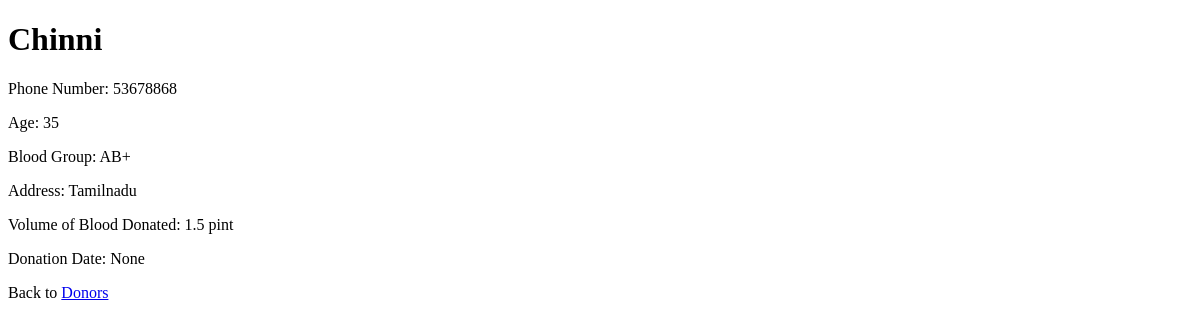
The app's page /donors/details/1, older data.
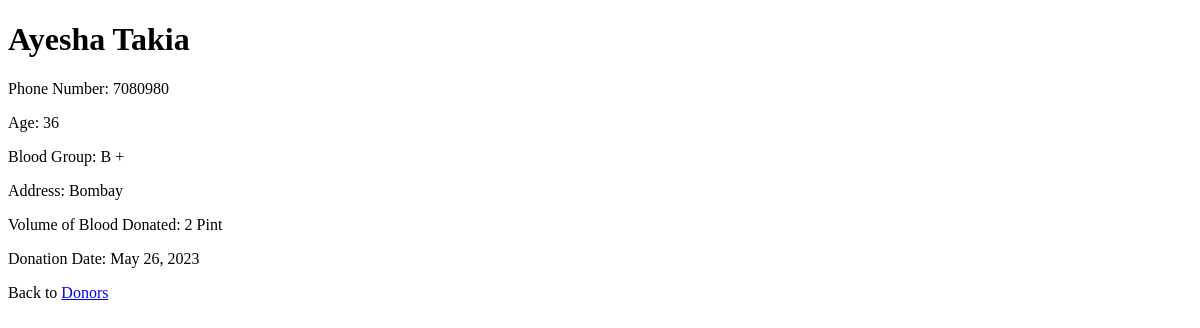
The same page, newer data.
### donors/models.py (models this page shows, shortened)
class Donors(models.Model):
  Name = models.CharField(max_length=255)
  MobileNumber = models.IntegerField()
  Age = models.CharField(max_length=255)
  BloodGroup = models.CharField(max_length=255)
  Address = models.CharField(max_length=255)
  Volumedonated = models.CharField(max_length=255)
  Dateofdonation = models.DateField()

### donors/views.py (the view)
# urls.py: path('donors/details/<int:id>', views.details, name='details'),
def details(request, id):
  mydonors = Donors.objects.get(id=id)
  template = loader.get_template('details.html')
  context = {
    'mydonors': mydonors,
  }
  return HttpResponse(template.render(context, request))

### donors/templates/details.html (shortened to what this page needs)
{% extends "master.html" %}
{% block content %}
  <h1>{{ mydonors.Name }}</h1>
  <p>Phone Number: {{ mydonors.MobileNumber }}</p>
  <p>Age: {{ mydonors.Age }}</p>
  <p>Blood Group: {{ mydonors.BloodGroup }}</p>
  <p>Address: {{ mydonors.Address }}</p>
  <p>Volume of Blood Donated: {{ mydonors.Volumedonated }}</p>
  <p>Donation Date: {{ mydonors.Dateofdonation }}</p>
  <p>Back to <a href="/donors">Donors</a></p>
{% endblock %}

### donors/templates/master.html (shortened to what this page needs)
<!DOCTYPE html>
<html>
<head>
</head>
<body>
{% block content %}
{% endblock %}
</body>
</html>

Row changes from the older to the newer data that the page shows:
changed Donors: Name "Chinni" → "Ayesha Takia"; MobileNumber "53678868" → "7080980"; Age "35" → "36"; BloodGroup "AB+" → "B +"; Address "Tamilnadu" → "Bombay"; Volumedonated "1.5 pint" → "2 Pint"; Dateofdonation "None" → "May 26, 2023"
